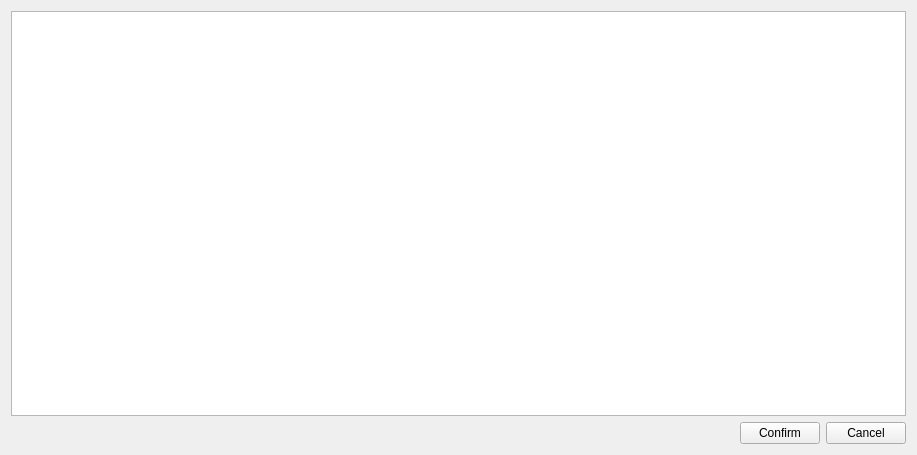
<?xml version="1.0" encoding="UTF-8"?>
<ui version="4.0">
 <class>EditWindow</class>
 <widget class="QWidget" name="EditWindow">
  <property name="geometry">
   <rect>
    <x>0</x>
    <y>0</y>
    <width>917</width>
    <height>455</height>
   </rect>
  </property>
  <property name="windowTitle">
   <string>Form</string>
  </property>
  <layout class="QVBoxLayout" name="verticalLayout">
   <item>
    <widget class="QTableView" name="tv_contacts"/>
   </item>
   <item>
    <layout class="QHBoxLayout" name="horizontalLayout">
     <item>
      <spacer name="horizontalSpacer">
       <property name="orientation">
        <enum>Qt::Horizontal</enum>
       </property>
       <property name="sizeHint" stdset="0">
        <size>
         <width>40</width>
         <height>20</height>
        </size>
       </property>
      </spacer>
     </item>
     <item>
      <widget class="QPushButton" name="b_confirm">
       <property name="text">
        <string>Confirm</string>
       </property>
      </widget>
     </item>
     <item>
      <widget class="QPushButton" name="b_cancel">
       <property name="text">
        <string>Cancel</string>
       </property>
      </widget>
     </item>
    </layout>
   </item>
  </layout>
 </widget>
 <resources/>
 <connections/>
</ui>
